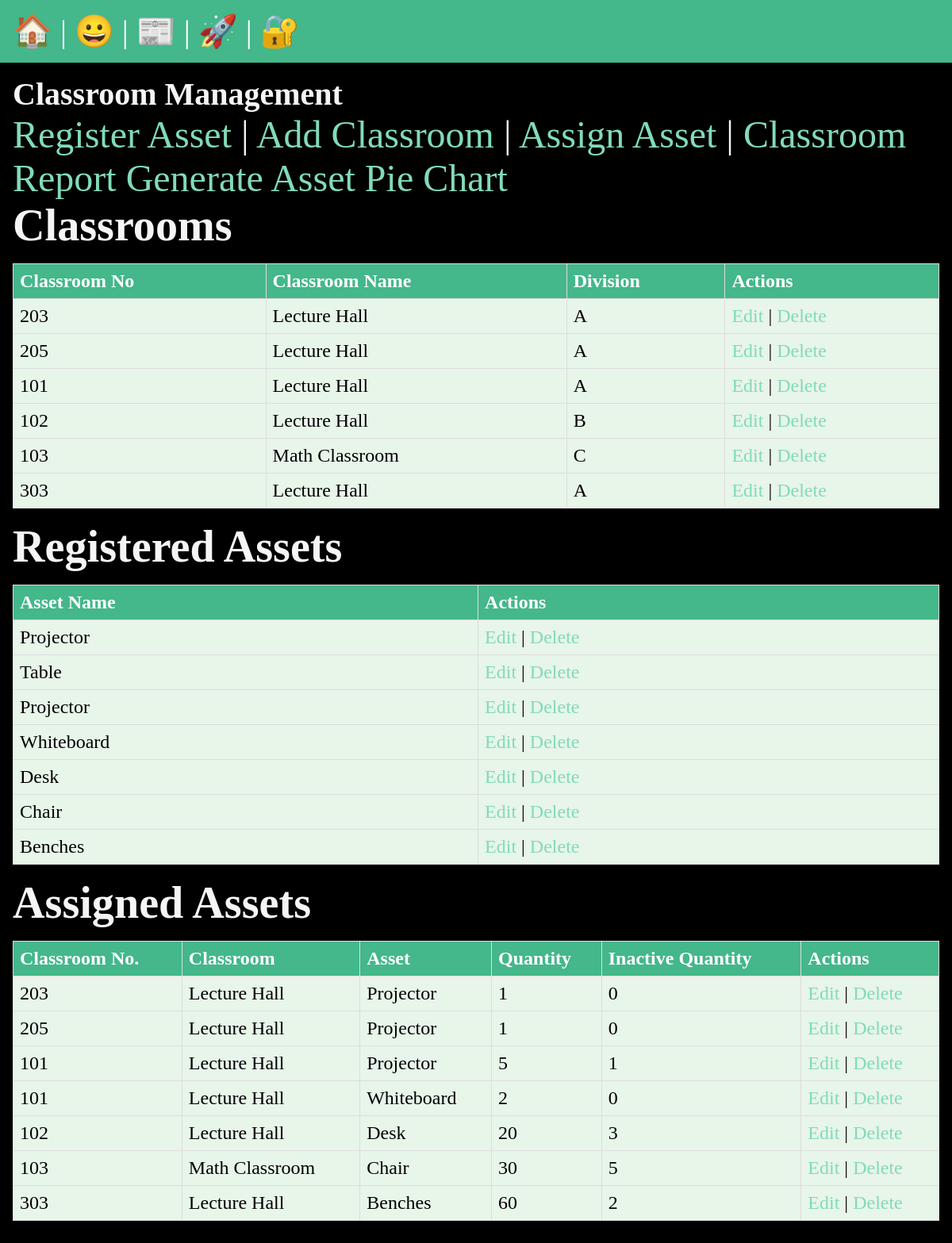
The app's page /college_asset/classroom_list/, older data.
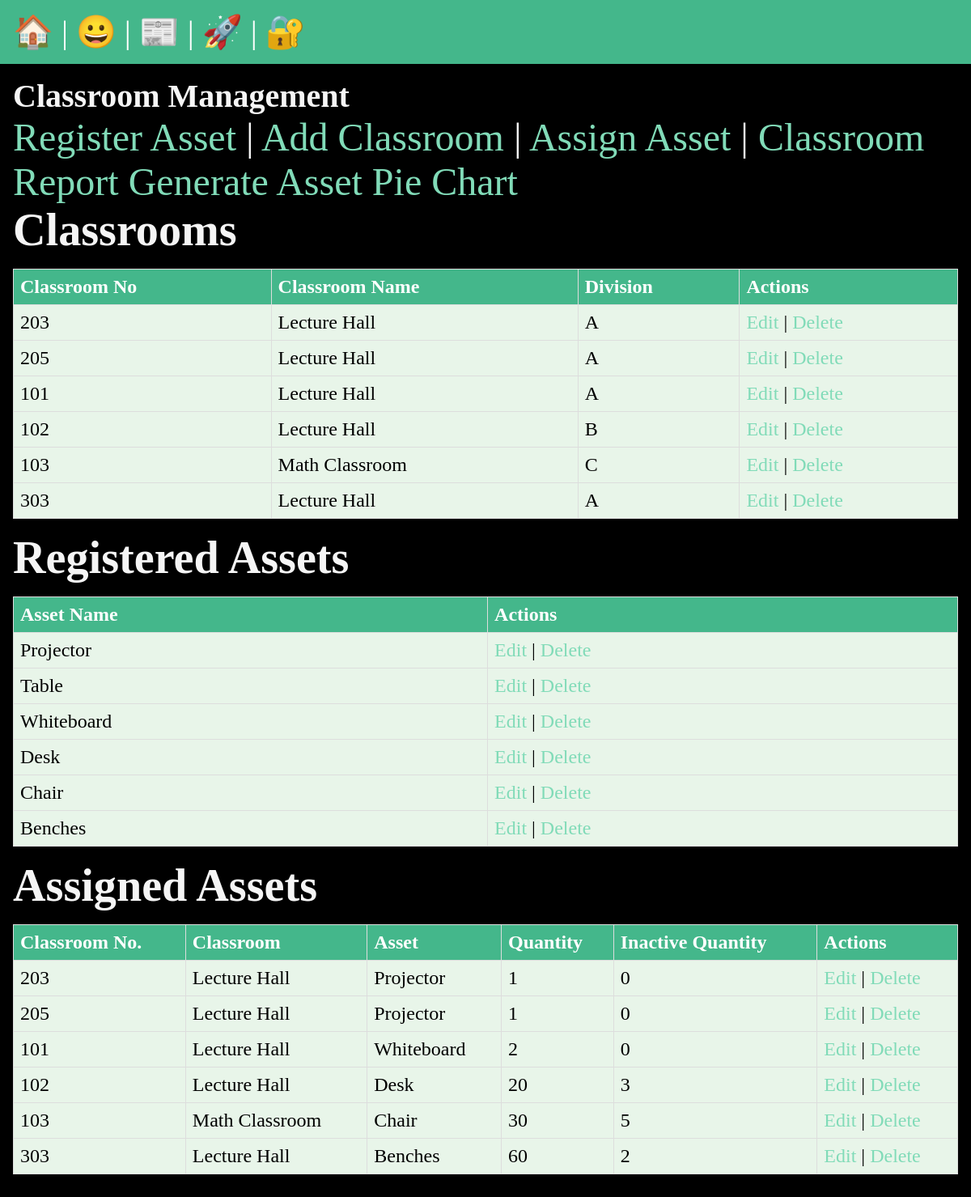
The same page, newer data.
### college_asset/models.py (models this page shows, shortened)
class Classroom(models.Model):
    classroom_id = models.AutoField(primary_key=True)
    classroom_no = models.IntegerField()
    classroom_name = models.CharField(max_length=255)
    division = models.CharField(max_length=10)

class RegisteredAsset(models.Model):
    asset_id = models.AutoField(primary_key=True)
    asset_name = models.CharField(max_length=255)

class ClassroomAsset(models.Model):
    classroom_asset_id = models.AutoField(primary_key=True)
    classroom = models.ForeignKey(Classroom, on_delete=models.CASCADE)
    asset = models.ForeignKey(RegisteredAsset, on_delete=models.CASCADE)
    quantity = models.IntegerField()
    inactive_quantity = models.CharField(max_length=255, blank=True, null=True)

### college_asset/views.py (the view)
# urls.py: path('classroom_list/', views.classroom_list, name='classroom_list'),
def classroom_list(request):
    classrooms = Classroom.objects.all()
    classroom_assets = ClassroomAsset.objects.all()
    registered_assets = RegisteredAsset.objects.all()
    return render(request, 'classroom/classroom_list.html', {'classrooms': classrooms, 'classroom_assets': classroom_assets, 'registered_assets': registered_assets})

### college_asset/templates/classroom/classroom_list.html
{% extends 'layout.html' %}
{% block content %}
    <h2>Classroom Management</h2>
    <a href="{% url 'college_asset:register_asset' %}">Register Asset</a> |
    <a href="{% url 'college_asset:add_classroom' %}">Add Classroom</a> |
    <a href="{% url 'college_asset:assign_asset' %}">Assign Asset</a> |
    <a href="{% url 'college_asset:classroom_report' %}">Classroom Report</a>
    <a href="{% url 'college_asset:asset_pie_chart' %}" class="btn btn-primary">Generate Asset Pie Chart</a>
    <h3>Classrooms</h3>
    <table>
        <thead>
            <tr>
                <th>Classroom No</th>
                <th>Classroom Name</th>
                <th>Division</th>
                <th>Actions</th>
            </tr>
        </thead>
        <tbody>
            {% for classroom in classrooms %}
                <tr>
                    <td>{{ classroom.classroom_no }}</td>
                    <td>{{ classroom.classroom_name }}</td>
                    <td>{{ classroom.division }}</td>
                    <td>
                        <a href="{% url 'college_asset:edit_classroom' classroom.classroom_id %}">Edit</a> |
                        <a href="{% url 'college_asset:delete_classroom' classroom.classroom_id %}">Delete</a>
                    </td>
                </tr>
            {% empty %}
                <tr>
                    <td colspan="4">No classrooms found.</td>
                </tr>
            {% endfor %}
        </tbody>
    </table>
    <h3>Registered Assets</h3>
    <table>
        <thead>
            <tr>
                <th>Asset Name</th>
                <th>Actions</th>
            </tr>
        </thead>
        <tbody>
            {% for asset in registered_assets %}
                <tr>
                    <td>{{ asset.asset_name }}</td>
                    <td>
                        <a href="{% url 'college_asset:edit_asset' asset.asset_id %}">Edit</a> |
                        <a href="{% url 'college_asset:delete_asset' asset.asset_id %}">Delete</a>
                    </td>
                </tr>
            {% empty %}
                <tr>
                    <td colspan="2">No assets found.</td>
                </tr>
            {% endfor %}
        </tbody>
    </table>
    <h3>Assigned Assets</h3>
    <table>
        <thead>
            <tr>
                <th>Classroom No.</th>
                <th>Classroom</th>
                <th>Asset</th>
                <th>Quantity</th>
                <th>Inactive Quantity</th>
                <th>Actions</th>
            </tr>
        </thead>
        <tbody>
            {% for classroom_asset in classroom_assets %}
                <tr>
                    <td>{{ classroom_asset.classroom.classroom_no }}</td>
                    <td>{{ classroom_asset.classroom.classroom_name }}</td>
                    <td>{{ classroom_asset.asset.asset_name }}</td>
                    <td>{{ classroom_asset.quantity }}</td>
                    <td>{{ classroom_asset.inactive_quantity }}</td>
                    <td>
                        <a href="{% url 'college_asset:edit_classroom_asset' classroom_asset.classroom_asset_id %}">Edit</a> |
                        <a href="{% url 'college_asset:delete_classroom_asset' classroom_asset.classroom_asset_id %}">Delete</a>
                    </td>
                </tr>
            {% empty %}
                <tr>
                    <td colspan="6">No assigned assets found.</td>
                </tr>
            {% endfor %}
        </tbody>
    </table>
{% endblock %}

Row changes from the older to the newer data that the page shows:
removed RegisteredAsset: asset_name "Projector"
removed ClassroomAsset: classroom.classroom_no "101", classroom.classroom_name "Lecture Hall", asset.asset_name "Projector", quantity "5", inactive_quantity "1"
